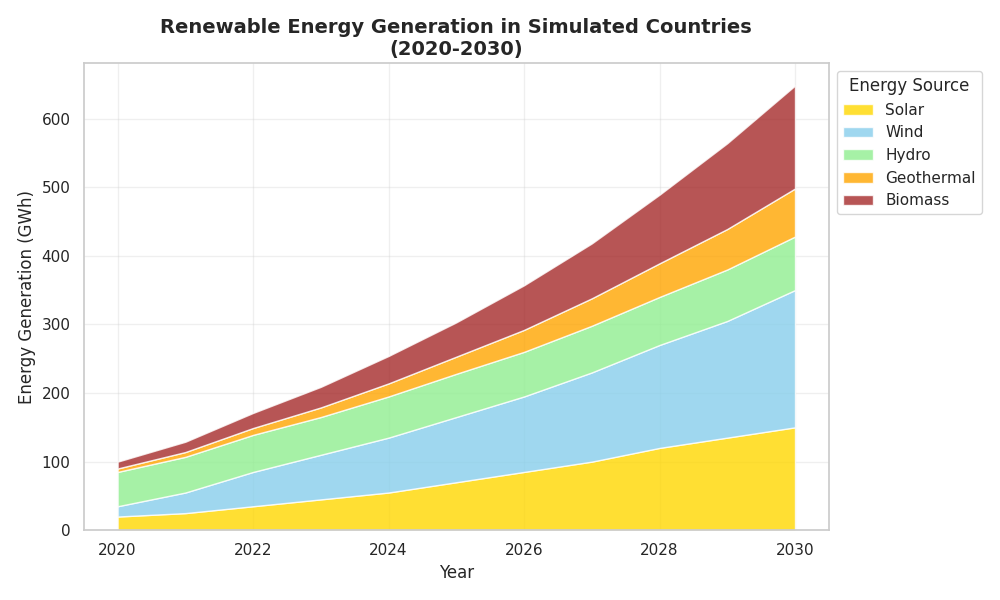

Write the Python code that produced this figure.
import matplotlib.pyplot as plt
import numpy as np

years = np.arange(2020, 2031)
solaria_energy = [20, 25, 35, 45, 55, 70, 85, 100, 120, 135, 150]
windlandia_energy = [15, 30, 50, 65, 80, 95, 110, 130, 150, 170, 200]
hydrovia_energy = [50, 52, 54, 55, 60, 63, 65, 68, 70, 75, 78]
geothermalia_energy = [5, 7, 10, 14, 19, 25, 32, 40, 49, 59, 70]
biomassia_energy = [10, 15, 22, 30, 40, 50, 65, 80, 100, 125, 150]

energy_sources = np.array([solaria_energy, windlandia_energy, hydrovia_energy, geothermalia_energy, biomassia_energy])

fig, ax = plt.subplots(figsize=(10, 6))

ax.stackplot(years, energy_sources, labels=['Solar', 'Wind', 'Hydro', 'Geothermal', 'Biomass'],
             colors=['gold', 'skyblue', 'lightgreen', 'orange', 'brown'], alpha=0.8)
ax.set_title("Renewable Energy Generation in Simulated Countries\n(2020-2030)", fontsize=14, fontweight='bold')
ax.set_xlabel("Year", fontsize=12)
ax.set_ylabel("Energy Generation (GWh)", fontsize=12)
ax.legend(loc='upper left', bbox_to_anchor=(1, 1), title='Energy Source')
ax.grid(alpha=0.3)

plt.tight_layout()
plt.show()
